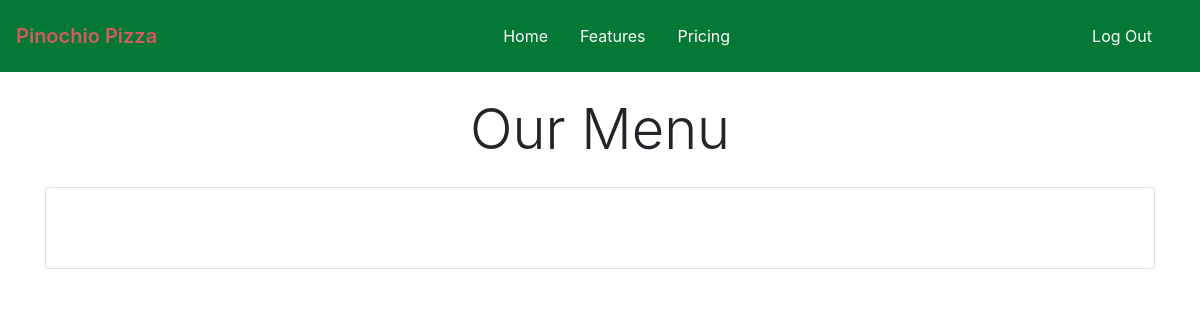
The page / (signed in) on the database as committed earlier.
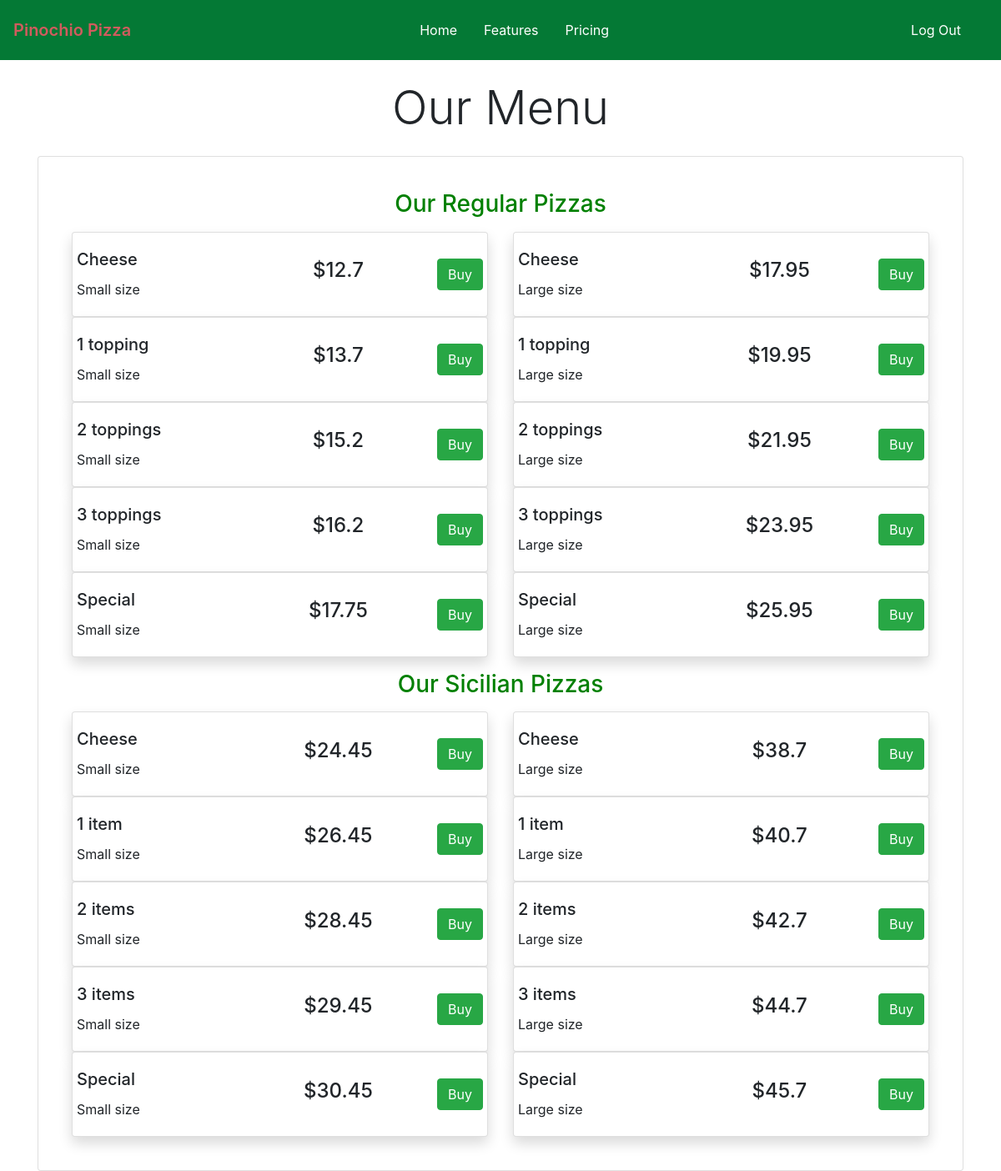
The same page on the database as committed later.
### orders/models.py (models this page shows, shortened)
class Pizza(models.Model):
    SM = 'Small'
    LG = 'Large'
    SIZE = [(SM, 'Small'), (LG, 'Large')]
    ZERO = 0
    ONE = 1
    TWO = 2
    THREE = 3
    FIVE = 5
    TOPPINGS_NUMBER = [(ZERO, 0),
                       (ONE, 1),
                       (TWO, 2),
                       (THREE, 3),
                       (FIVE, 5)]
    name = models.CharField(max_length=64)
    size = models.CharField(max_length=64)
    type = models.CharField(max_length=64)
    price = models.FloatField()
    size = models.CharField(
        max_length=6, choices=SIZE, default=SM)
    toppings_number = models.IntegerField(
        choices=TOPPINGS_NUMBER, default=ZERO)

### orders/views.py (the view)
# urls.py: path("", views.index, name="index"),
def index(request):
    if not request.user.is_authenticated:
        return render(request, "users/login.html", {"message": None})
    context = {
        "user": request.user,
        "regular_pizzas": Pizza.objects.filter(type="Regular"),
        "sicilian_pizzas": Pizza.objects.filter(type="Sicilian")
    }
    return render(request, "orders/home.html", context)

### orders/templates/orders/home.html
{% extends "../users/base.html" %}
{% block body %}
<main>
    <h2 class="display-4 text-center my-4">Our Menu</h4>
        <div class="card" style="padding: 40px;">
            {% if regular_pizzas %}
            <h3 class="card-title text-center mb-3" style="color:green">Our Regular Pizzas</h3>
            <div class="row">
                {% for pizza in regular_pizzas %}
                <div class="col-sm-6">
                    <div class="card shadow">
                        <div class="card-body row justify-content-between">
                            <div class="column" style="width: 40%">
                                <h5 class="card-title">{{pizza.name}}</h5>
                                <p class="card-text">{{pizza.size}} size</p>
                            </div>
                            <h4 class="card-text align-self-center">${{pizza.price}}</h4>
                            <a href="#" class="btn btn-success align-self-center">Buy</a>
                        </div>
                    </div>
                </div>
                {% endfor %}
                {%endif%}
            </div>
            {% if sicilian_pizzas %}
            <h3 class="card-title text-center my-3" style="color:green">Our Sicilian Pizzas</h3>
            <div class="row">
                {% for pizza in sicilian_pizzas %}
                <div class="col-sm-6">
                    <div class="card shadow">
                        <div class="card-body row justify-content-between">
                            <div class="column" style="width: 40%">
                                <h5 class="card-title">{{pizza.name}}</h5>
                                <p class="card-text">{{pizza.size}} size</p>
                            </div>
                            <h4 class="card-text align-self-center">${{pizza.price}}</h4>
                            <button class="btn btn-success align-self-center">Buy</button>
                        </div>
                    </div>
                </div>
                {% endfor %}
                {%endif%}
            </div>
        </div>
</main>
{% endblock %}

### orders/templates/users/base.html (shortened to what this page needs)
{% load static %}
<!DOCTYPE html>
<html>
<head>
    <link rel="stylesheet" href="https://stackpath.bootstrapcdn.com/bootstrap/4.5.0/css/bootstrap.min.css"
>
    <link rel="stylesheet" type="text/css" href="{% static 'users/index.css' %}"/>
</head>
<body>
    <nav class="navbar navbar-expand-lg navbar-light justify-content-between">
        {% if user.is_authenticated %}
        <a class="navbar-brand" href="{% url 'index'%}">Pinochio Pizza</a>
            <ul class="navbar my-2 my-lg-0">
                <li class="nav-item">
                    <a class="nav-link" href="#">Home <span class="sr-only">(current)</span></a>
                </li>
                <li class="nav-item">
                    <a class="nav-link" href="#">Features</a>
                </li>
                <li class="nav-item">
                    <a class="nav-link" href="#">Pricing</a>
                </li>
            </ul>
            <ul class="navbar my-2 my-lg-0">
                <li class="nav-item">
                    <a href="{% url 'logout' %}" class="nav-link">Log Out</a>
                </li>
            </ul>
        {% endif %}
    </nav>
    <div class="container">
        {% block body %}
        {% endblock %}
    </div>
</body>
</html>

### orders/static/users/index.css (style rules this page uses)
nav.navbar { background-color: rgb(4, 121, 53); }
.navbar-brand { color: rgba(250, 86, 103, 0.836)!important; font-weight: 600; }
ul { list-style-type: none; }
a { color: white }

Rows that differ between the two databases and show on the page:
added Pizza: name "Cheese", size "Small", price "12.7", shown under "Our Regular Pizzas"
added Pizza: name "Cheese", size "Large", price "17.95", shown under "Our Regular Pizzas"
added Pizza: name "1 topping", size "Small", price "13.7", shown under "Our Regular Pizzas"
added Pizza: name "1 topping", size "Large", price "19.95", shown under "Our Regular Pizzas"
added Pizza: name "2 toppings", size "Small", price "15.2", shown under "Our Regular Pizzas"
added Pizza: name "2 toppings", size "Large", price "21.95", shown under "Our Regular Pizzas"
added Pizza: name "3 toppings", size "Small", price "16.2", shown under "Our Regular Pizzas"
added Pizza: name "3 toppings", size "Large", price "23.95", shown under "Our Regular Pizzas"
added Pizza: name "Special", size "Small", price "17.75", shown under "Our Regular Pizzas"
added Pizza: name "Special", size "Large", price "25.95", shown under "Our Regular Pizzas"
added Pizza: name "Cheese", size "Small", price "24.45", shown under "Our Sicilian Pizzas"
added Pizza: name "Cheese", size "Large", price "38.7", shown under "Our Sicilian Pizzas"
added Pizza: name "1 item", size "Small", price "26.45", shown under "Our Sicilian Pizzas"
added Pizza: name "1 item", size "Large", price "40.7", shown under "Our Sicilian Pizzas"
added Pizza: name "2 items", size "Small", price "28.45", shown under "Our Sicilian Pizzas"
added Pizza: name "2 items", size "Large", price "42.7", shown under "Our Sicilian Pizzas"
added Pizza: name "3 items", size "Small", price "29.45", shown under "Our Sicilian Pizzas"
added Pizza: name "3 items", size "Large", price "44.7", shown under "Our Sicilian Pizzas"
added Pizza: name "Special", size "Small", price "30.45", shown under "Our Sicilian Pizzas"
added Pizza: name "Special", size "Large", price "45.7", shown under "Our Sicilian Pizzas"
Other text that changed with them:
text now shown: "Our Regular Pizzas Our Sicilian Pizzas"
